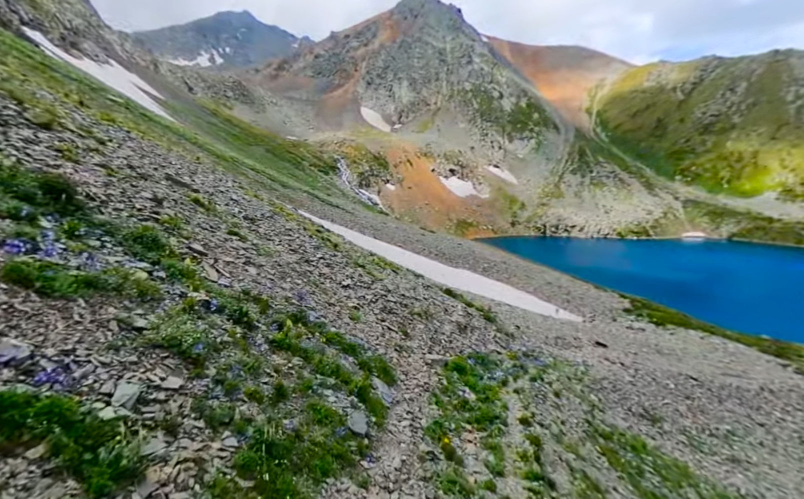
//> input picture data/photo0_l.jpg, 1607 x 997 px (shown at 1/2 size)
$ ./image_panorama   (built with g++ and OpenCV 4)
//> lines starting //> are read from the running program, lines starting //| are printed output that depends on the picture
#include <iostream>
#include <vector>
#include <opencv2/opencv.hpp>
#include <opencv2/geometry/3d.hpp>

int main() {
    // 1. Load the two images (Left and Right)
    cv::Mat imgL = cv::imread("data/photo0_l.jpg");
//> imgL is the input picture: 997 rows x 1607 cols, CV_8UC3; mean B, G, R 106.7, 120.1, 110
    cv::Mat imgR = cv::imread("data/photo0_r.jpg");
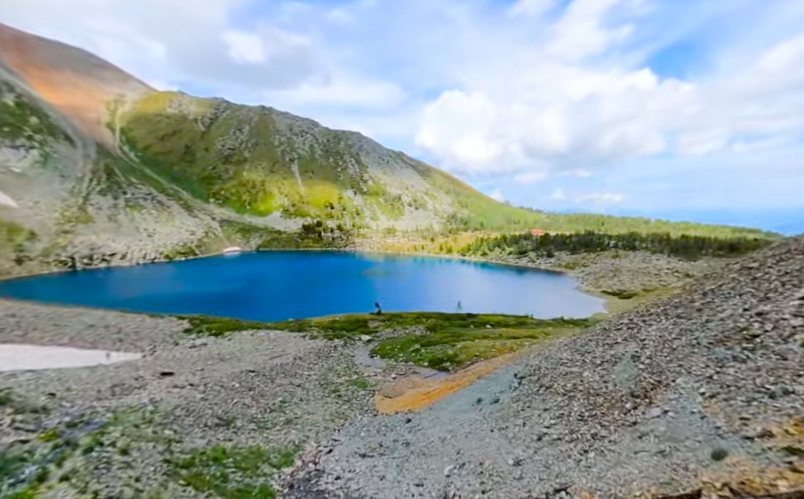
//> input picture data/photo0_r.jpg, 1607 x 997 px (shown at 1/2 size)
//> imgR is the input picture: 997 rows x 1607 cols, CV_8UC3; mean B, G, R 155.9, 157, 144.7

    if (imgL.empty() || imgR.empty()) {
        std::cerr << "Error: Could not load images!" << std::endl;
        return -1;
    }

    // 2. Convert images to grayscale for feature detection
    cv::Mat grayL, grayR;
    cv::cvtColor(imgL, grayL, cv::COLOR_BGR2GRAY);
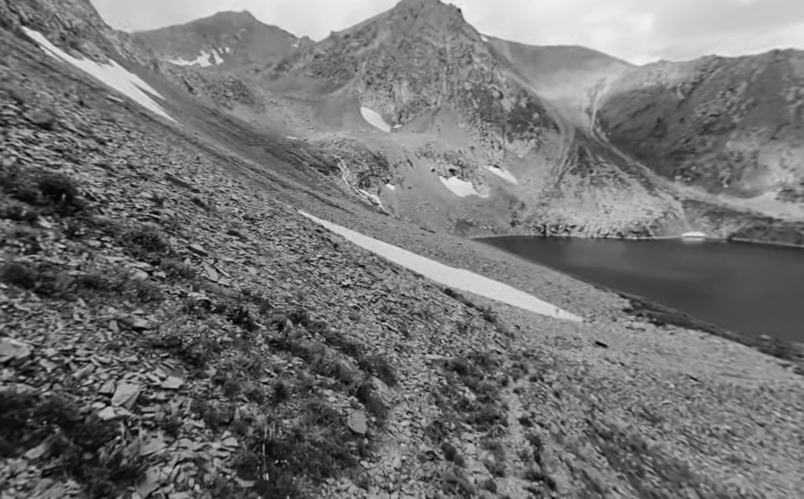
//> grayL: 997 rows x 1607 cols, CV_8UC1 (shown at 1/2 size); min 0, max 246, mean 115.6
    cv::cvtColor(imgR, grayR, cv::COLOR_BGR2GRAY);
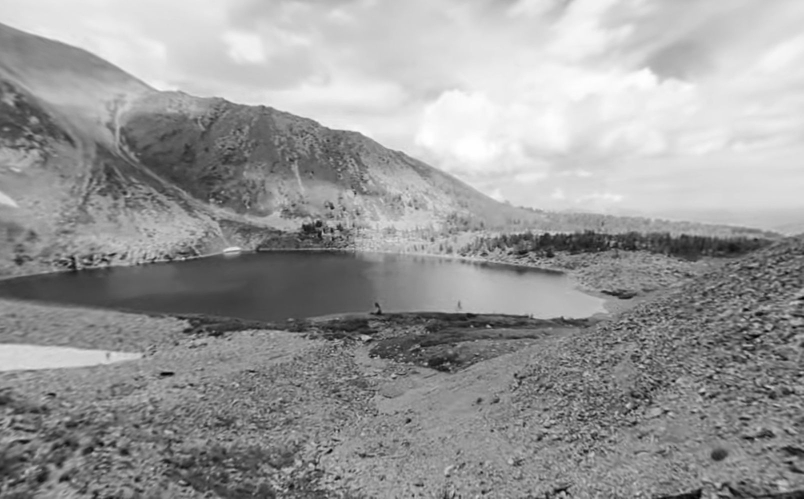
//> grayR: 997 rows x 1607 cols, CV_8UC1 (shown at 1/2 size); min 0, max 254, mean 153.2

    // 3. Detect keypoints and compute descriptors using ORB
    cv::Ptr<cv::ORB> detector = cv::ORB::create(2000); // Find up to 2000 features
    std::vector<cv::KeyPoint> keypointsL, keypointsR;
    cv::Mat descriptorsL, descriptorsR;

    detector->detectAndCompute(grayL, cv::noArray(), keypointsL, descriptorsL);
//> keypointsL = 2000 keypoints; strongest (x, y, size): (215, 809, 92.6), (218, 809, 64.3), (214, 811, 64.3), (900, 340, 44.6)
    detector->detectAndCompute(grayR, cv::noArray(), keypointsR, descriptorsR);
//> keypointsR = 2000 keypoints; strongest (x, y, size): (1346, 762, 44.6), (665, 415, 44.6), (662, 900, 44.6), (1406, 786, 64.3)

    // 4. Match descriptors using Brute-Force Matcher with Hamming distance
    cv::BFMatcher matcher(cv::NORM_HAMMING);
    std::vector<std::vector<cv::DMatch>> knnMatches;
    // Use k=2 for Lowe's ratio test
    matcher.knnMatch(descriptorsR, descriptorsL, knnMatches, 2);
//> knnMatches = 2000 matches

    // 5. Filter matches using Lowe's ratio test to filter out false matches
    std::vector<cv::DMatch> goodMatches;
    const float ratioThresh = 0.75f;
    for (size_t i = 0; i < knnMatches.size(); i++) {
        if (knnMatches[i].size() >= 2 && knnMatches[i][0].distance < ratioThresh * knnMatches[i][1].distance) {
            goodMatches.push_back(knnMatches[i][0]);
        }
    }
//> after the loop, goodMatches = 44 matches

    std::cout << "Number of good matches found: " << goodMatches.size() << std::endl;
//| Number of good matches found: 44

    // Optional: Visual check. Draw and show the filtered matches.
    cv::Mat imgMatches;
    cv::drawMatches(imgR, keypointsR, imgL, keypointsL, goodMatches, imgMatches,
                    cv::Scalar::all(-1), cv::Scalar::all(-1), std::vector<char>(),
                    cv::DrawMatchesFlags::NOT_DRAW_SINGLE_POINTS);
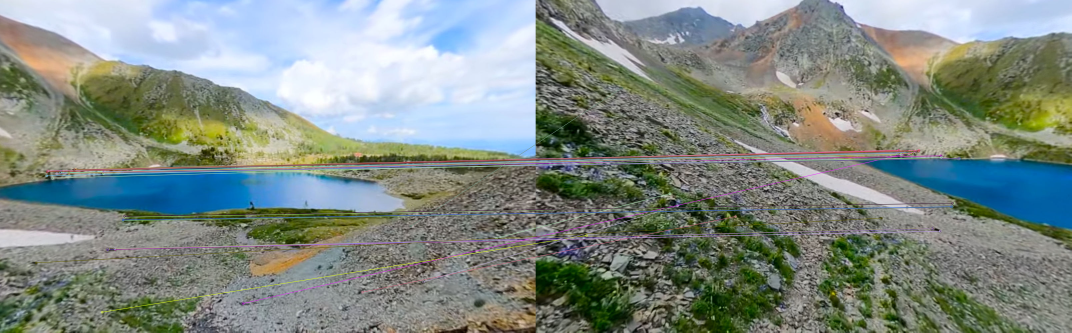
//> imgMatches: 997 rows x 3214 cols, CV_8UC3 (shown at 1/3 size); mean B, G, R 132.6, 139.2, 128.6
    cv::imshow("Good Matches (Right to Left)", imgMatches);

    // We need at least 4 matches to calculate the Homography matrix
    if (goodMatches.size() < 4) {
        std::cerr << "Error: Not enough matches to compute homography (needed at least 4)." << std::endl;
        cv::waitKey(0);
        return -1;
    }

    // 6. Extract coordinates of matched keypoints
    std::vector<cv::Point2f> ptsR, ptsL;
    for (const auto& match : goodMatches) {
        ptsR.push_back(keypointsR[match.queryIdx].pt);
        ptsL.push_back(keypointsL[match.trainIdx].pt);
    }
//> this loop made 44 passes

    // 7. Find the Homography matrix using RANSAC
    // This matrix transforms coordinates from the Right image space to the Left image space
    cv::Mat H = cv::findHomography(ptsR, ptsL, cv::RANSAC);
//> H = [[-0.359, -0.0272, 1059.5], [-0.32, 0.757, 68.23], [-0.000869, 7.35e-05, 1]]

    if (H.empty()) {
        std::cerr << "Error: Homography estimation failed." << std::endl;
        cv::waitKey(0);
        return -1;
    }

    // 8. Warp the Right image to match the perspective of the Left image
    // Create a large canvas to fit both images (width of Left + width of Right)
    cv::Mat result;
    cv::Size panoramaSize(imgL.cols + imgR.cols, imgL.rows);
//> panoramaSize = Size(3214, 997)
    cv::warpPerspective(imgR, result, H, panoramaSize);
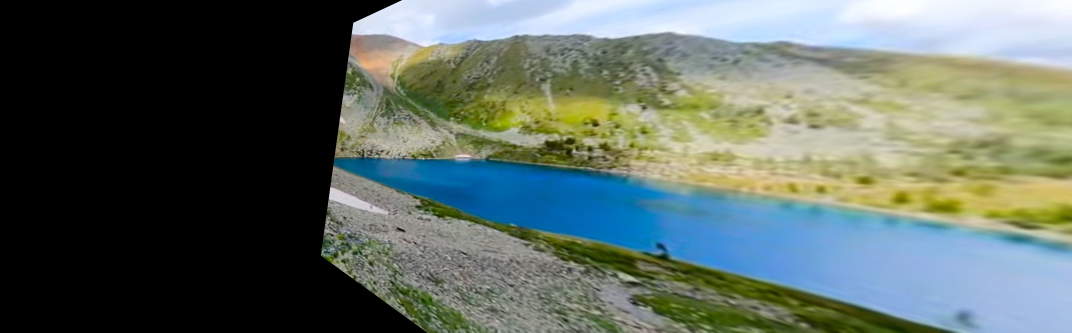
//> result: 997 rows x 3214 cols, CV_8UC3 (shown at 1/3 size); mean B, G, R 98.4, 105.4, 93.5

    // 9. Overlay the Left image onto the warped canvas
    // Copy the Left image directly into the top-left region of the result canvas
    cv::Mat half(result, cv::Rect(0, 0, imgL.cols, imgL.rows));
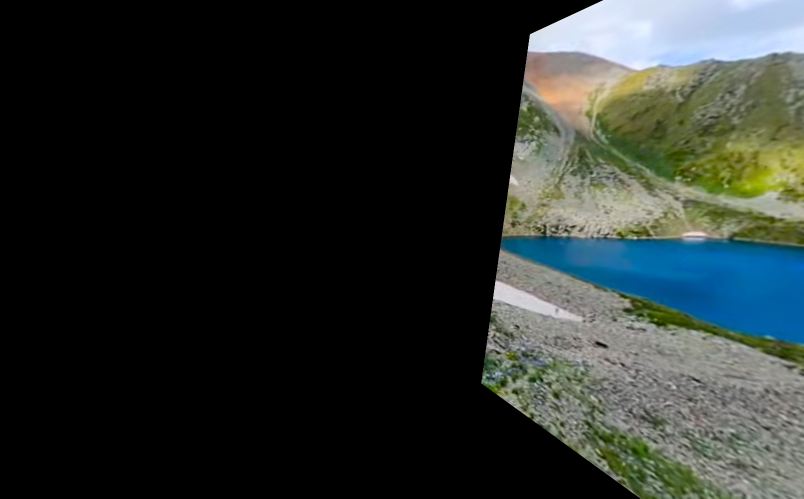
//> half: 997 rows x 1607 cols, CV_8UC3 (shown at 1/2 size); mean B, G, R 43.6, 46.6, 40.8
    imgL.copyTo(half);
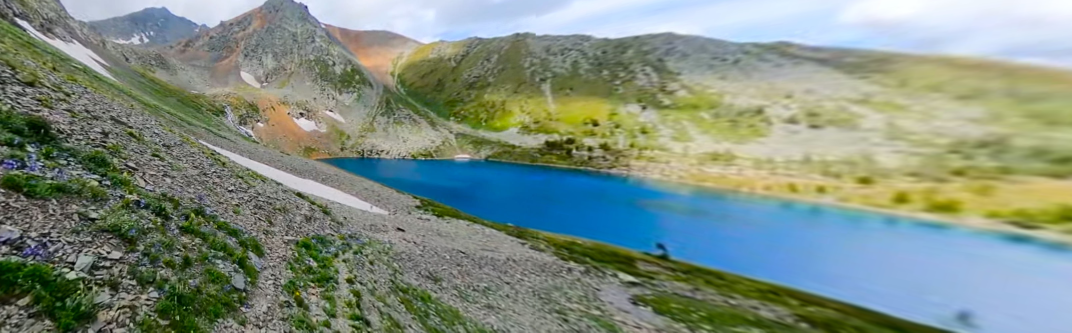
//> result: 997 rows x 3214 cols, CV_8UC3 (shown at 1/3 size); mean B, G, R 129.9, 142.2, 128.1

    // 10. Display and save the manual panorama result
    cv::imshow("Manual Panorama Result", result);
    cv::imwrite("manual_panorama.jpg", result);
    cv::waitKey(0);

    return 0;
}
